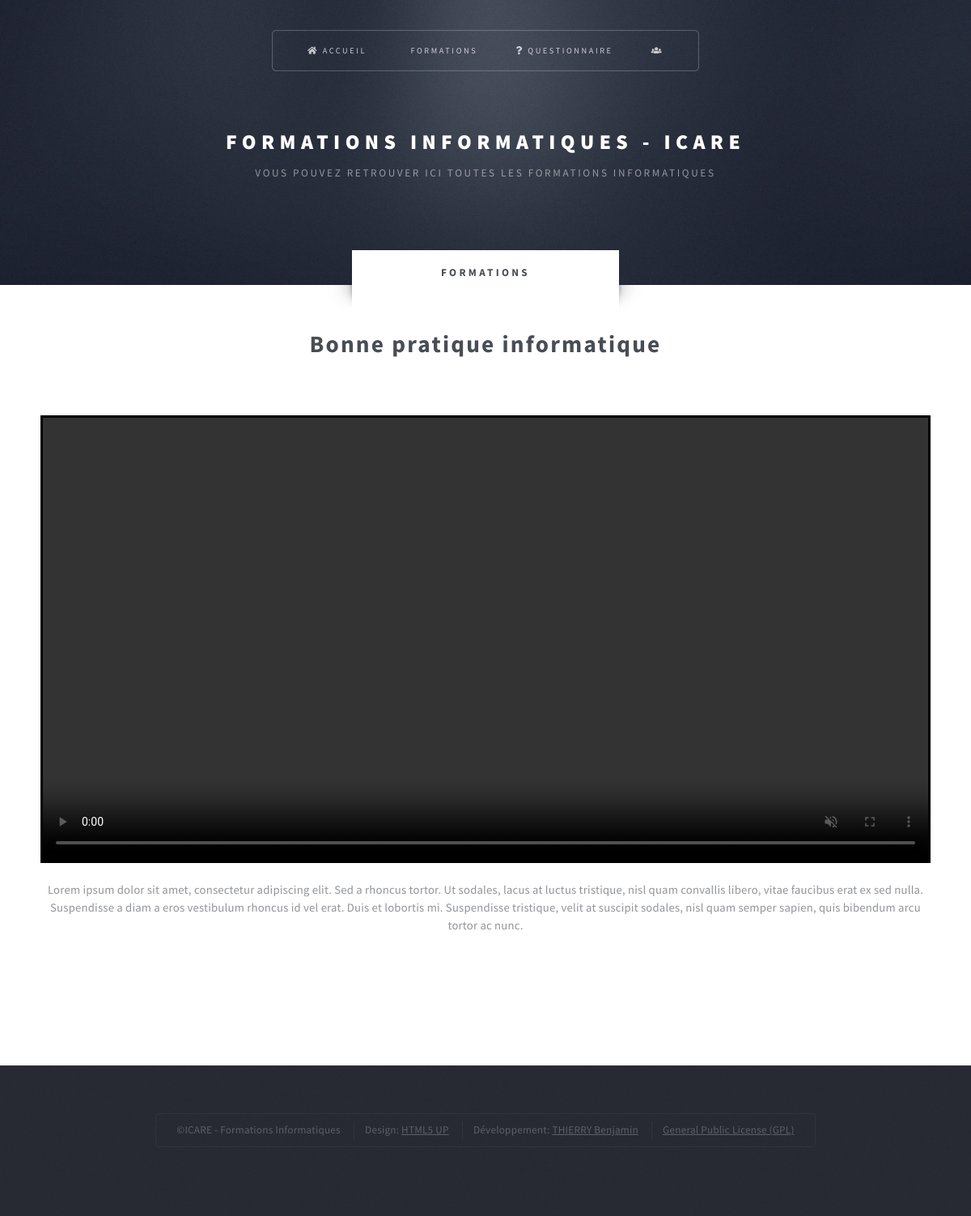
Page /pages/formations-video.php?formations=27 (signed in) on the committed database.
### tables this page shows
CREATE TABLE `formations` (
  `id` int(11) NOT NULL,
  `nom` varchar(255) NOT NULL,
  `description` text NOT NULL,
  `groupe` varchar(255) DEFAULT 'ALL',
  `video` varchar(255) NOT NULL
);

### pages/formations-video.php (the view, shortened to what this page needs)
<!DOCTYPE HTML>
<?php $nb_formations = $_GET["formations"]; ?>
<html>
	<head>
		<link rel="stylesheet" href="../assets/css/main.css" />
		<link rel="stylesheet" href="../assets/css/video.css" />
	</head>
	<body class="no-sidebar is-preload">
		<div id="page-wrapper">
				<?php include '../construct/header.php';  ?>
				<div id="main" class="wrapper style2">
					<div class="title">Formations</div>
					<div class="container">
							<div id="content">
								<article class="box post">
									<?php
										include '../bdd/connect.php';
										$dbname = "formations";
										$conn = new mysqli($servername, $username, $password, $dbname);
										$sql = "SELECT `id`,`nom`,`description`,`groupe`,`video` FROM `formations` WHERE `id` = ".$nb_formations;
										$result = $conn->query($sql);
										if ($result->num_rows > 0) {
										  while($row = $result->fetch_assoc()) {
												echo "<header class='style1'><h2>".$row["nom"]."</h2></header>";
										    echo "<div class='div-diapo'>
																<video class='video' autoplay='true' muted='false' controls id='idvideo'>
																<source type='video/mp4' src='../video/".$row["video"]."' class='diapo'></source>
																Votre navigateur ne supporte pas la balise HTML5 video.
																</video>
																<script type='text/javascript'>
															    document.getElementById('idvideo').addEventListener('ended',myHandler,false);
															    function myHandler(e) {
																			let text = 'Votre formations est fini ! Voulez vous lancer le QCM ?';
																			if (window.confirm(text)) {
																				document.location.href='../pages/questionnaire.php?qcm=".$row["id"]."';
																			}
															    }
															</script>
															</div>";
												echo "<br>";
												echo "<p style='text-align: center'>".$row["description"]."</p>";
										  }
										} else {
										  echo "<p><h3 style='text-align: center'>Cette formation n'est pas disponible</h3></p>";
										}
									?>
								</article>
							</div>
					</div>
				</div>
				<?php include '../construct/footer.php';  ?>
		</div>
	</body>
</html>

### assets/css/main.css (style rules this page uses)
html, body, div, span, applet, object, iframe, h1, h2, h3, h4, h5, h6, p, blockquote, pre, a, abbr, acronym, address, big, cite, code, del, dfn, em, img, ins, kbd, q, s, samp, small, strike, strong, sub, sup, tt, var, b, u, i, center, dl, dt, dd, ol, ul, li, fieldset, form, label, legend, table, caption, tbody, tfoot, thead, tr, th, td, article, aside, canvas, details, embed, figure, figcaption, footer, header, hgroup, menu, nav, output, ruby, section, summary, time, mark, audio, video { margin: 0; padding: 0; border: 0; font-size: 100%; font: inherit; vertical-align: baseline; }
article, aside, details, figcaption, figure, footer, header, hgroup, menu, nav, section { display: block; }
body { line-height: 1; }
body { -webkit-text-size-adjust: none; }
html { box-sizing: border-box; }
*, *:before, *:after { box-sizing: inherit; }
body, textarea, select { font-family: 'Source Sans Pro', sans-serif; font-weight: 400; color: #919499; font-size: 14pt; line-height: 1.75em; letter-spacing: 0.025em; }
h1, h2, h3, h4, h5, h6 { font-weight: 700; color: #484d55; }
p, ul, ol, dl, table, blockquote, form { margin-bottom: 2em; }
.container { margin: 0 auto; max-width: 100%; width: 68em; }
@media screen and (max-width: 1680px) { .container { width: 70em; } }
@media screen and (max-width: 1280px) { .container { width: calc(100% - 100px); } }
section, article { margin: 0 0 4em 0; }
section > :last-child, article > :last-child, section:last-child, article:last-child { margin-bottom: 0; }
header.style1 { text-align: center; padding: 3em 0 3em 0; }
header.style1 h2 { font-weight: 700; font-size: 2em; letter-spacing: 0.075em; line-height: 1.5em; }
.box header { margin: 0 0 1.5em 0; }
.box header.style1 { position: relative; margin: -0.5em 0 0 0; padding-top: 0; }
.box h2 { margin: 0 0 0.75em 0; font-size: 1.15em; letter-spacing: 0.05em; }
.wrapper { position: relative; padding: 6em 0 9em 0; }
.wrapper .title { position: absolute; top: 0; left: 50%; text-align: center; text-transform: uppercase; display: block; font-weight: 700; letter-spacing: 0.25em; font-size: 0.9em; width: 25em; height: 3.25em; top: -3.25em; line-height: 3.25em; margin-bottom: -3.25em; margin-left: -12.5em; padding-top: 0.5em; }
.wrapper .title:before { content: ''; position: absolute; bottom: -38px; left: -35px; width: 35px; height: 38px; background: url("images/shadow.png"); }
.wrapper .title:after { -moz-transform: scaleX(-1); -webkit-transform: scaleX(-1); -ms-transform: scaleX(-1); transform: scaleX(-1); content: ''; position: absolute; bottom: -38px; right: -35px; width: 35px; height: 38px; background: url("images/shadow.png"); }
.wrapper.style2 { background: #fff; }
.wrapper.style2 .title { background: #fff; color: #484d55; }
@media screen and (max-width: 1680px) { body, textarea, select { font-size: 12pt; } }
@media screen and (max-width: 1280px) { body, select, textarea { font-size: 11pt; line-height: 1.5em; letter-spacing: 0.015em; } }
@media screen and (max-width: 1280px) { .wrapper { padding: 4em 0 7em 0; } }

### assets/css/video.css (style rules this page uses)
.div-diapo { width: 100%; display: flex; align-items: center; justify-content: center; }
.video { width: 100%; border: 3px solid; border-color: black; }

### rows in the picture
formations: nom "Bonne pratique informatique", description "Lorem ipsum dolor sit amet, consectetur adipiscing elit. Sed a rhoncus tortor. Ut sodales, lacus at luctus tristique, nisl quam convallis libero, vitae faucibus erat ex sed nulla. Suspendisse a diam a eros vestibulum rhoncus id vel erat. Duis et lobortis mi. Suspendisse tristique, velit at suscipit sodales, nisl quam semper sapien, quis bibendum arcu tortor ac nunc."
